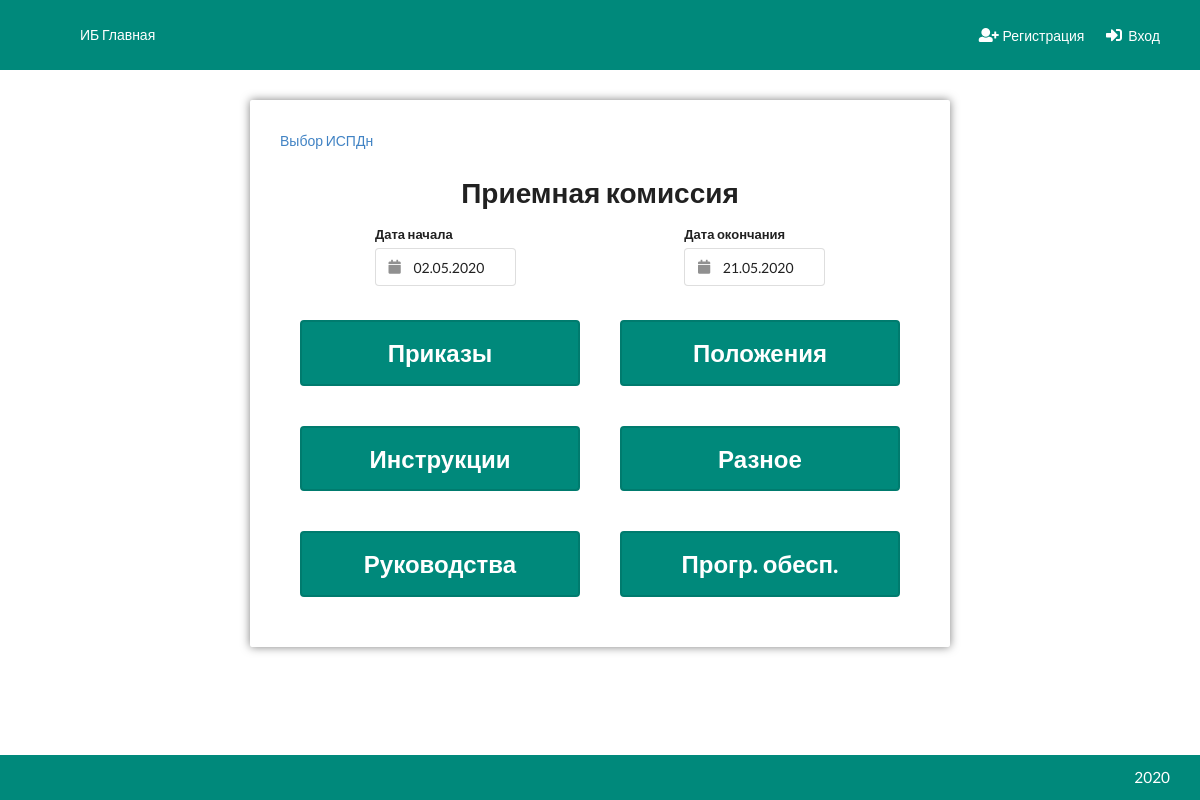
The app's page /ispdn/1/, older data.
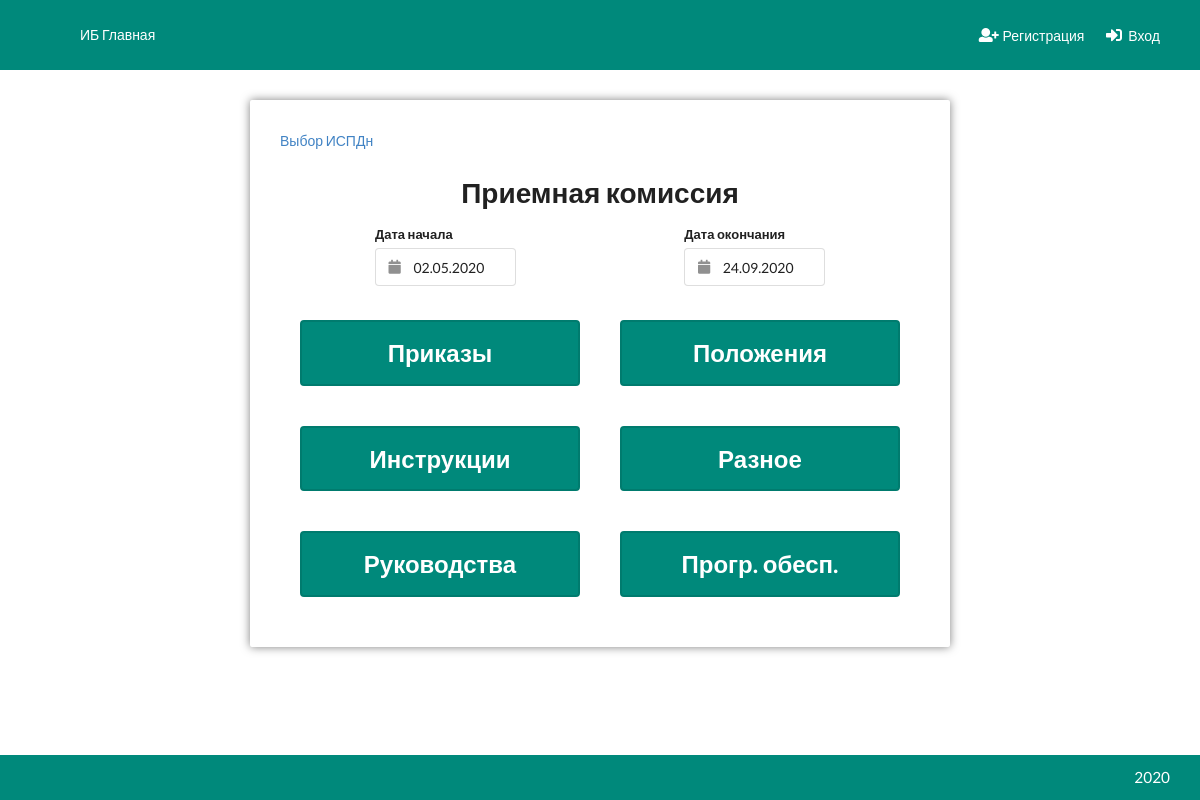
The same page, newer data.
### Ispdn/models.py (models this page shows, shortened)
class Ispdn(models.Model):
    objects = MyManager()
    nomer = models.CharField(max_length=32, verbose_name='Номер')
    name = models.CharField(max_length=256, verbose_name='Название')
    start_date = models.DateField(null=True, blank=True)
    end_date = models.DateField(null=True, blank=True)
    prikaz = models.ManyToManyField('Prikaz', related_name='ispdns', blank=True)
    instruct = models.ManyToManyField('Instruct', related_name='ispdns', blank=True)
    rukovodstvo = models.ManyToManyField('Rukovodstvo', related_name='ispdns', blank=True)
    polozhenie = models.ManyToManyField('Polozhenie', related_name='ispdns', blank=True)
    po = models.ManyToManyField('ProgOb', related_name='ispdns', blank=True)
    raznoe = models.ManyToManyField('Raznoe', related_name='ispdns', blank=True)
    class Meta:
        verbose_name = 'ИСПДн'
        verbose_name_plural = 'ИСПДн'

### Ispdn/views.py (the view)
# urls.py: path('ispdn/', include(('Ispdn.urls', 'Ispdn'), namespace='ispdn')),
def ispdn(request, ispdn_id):
    ispdn = Ispdn.objects.get_or_404(id=ispdn_id)
    if request.is_ajax() and request.method == 'POST':
        form = IspdnDateForm(request.POST, instance=ispdn)
        if form.is_valid():
            form.save()
            return JsonResponse({'status': 'OK'})
    return render(request, 'Ispdn/Ispdn.html', {'ispdn': ispdn})

### Accounts/templatetags/modified.py (called while the page is built)
def get_value_from_context(context, dots_var, nullable=False):
    c_key = dots_var.split('.')[0]
    try:
        var = context[c_key]
    except KeyError:
        if nullable:
            return None
        raise KeyError('Template context does not exist key: {}'.format(c_key))
    splitted_var = dots_var.split('.')
    if len(splitted_var) > 0:
        attr = '.'.join(splitted_var[1:])
        try:
            value = getattr(var, attr)
        except Exception:
            if nullable:
                return None
            raise AttributeError('Variable {} does not contain attribute {}'.format(splitted_var[0], attr))
    else:
        value = var
    if callable(value):
        value = value()
    return value

### utils/model_manager.py (called while the page is built)
    def get_or_none(self, **kwargs):
        try:
            return self.get(**kwargs)
        except ObjectDoesNotExist:
            return None

    def get_or_404(self, **kwargs):
        obj = self.get_or_none(**kwargs)
        if obj:
            return obj
        raise Http404

### utils/shortcuts.py (called while the page is built)
def build_url(*args, **kwargs):
    get = kwargs.pop('get', None)
    url = reverse(*args, kwargs=kwargs)
    if get:
        url += '?' + urllib.parse.urlencode(get)
    return url

### templates/Ispdn/Ispdn.html (shortened to what this page needs)
{% extends 'base.html' %}
{% load modified %}
{% load static %}
{% block content %}
    <div class="ui container">
        <div class="child-center">
            <div class="ispdn cblock">
                <div class="content">
                    <div class="ui breadcrumb">
                        <a href="{% url 'ispdn:select' %}" class="section">Выбор ИСПДн</a>
                    </div>
                    <h1 class="ui center aligned header">{{ ispdn.name }}</h1>
                    <div class="child-center">
                        <form class="ui form">
                            <div class="three fields">
                                <div class="field">
                                    <label>Дата начала</label>
                                    <div class="ui calendar">
                                        <div class="ui input left icon">
                                            <input type="text" name="start_date" placeholder="Дата" autocomplete="off"
                                                   value="{{ ispdn.start_date|default_if_none:'' }}" readonly>
                                        </div>
                                    </div>
                                </div>
                                <div class="field">
                                </div>
                                <div class="field">
                                    <label>Дата окончания</label>
                                    <div class="ui calendar">
                                        <div class="ui input left icon">
                                            <input type="text" name="end_date" placeholder="Дата" autocomplete="off"
                                                   value="{{ ispdn.end_date|default_if_none:'' }}" readonly>
                                        </div>
                                    </div>
                                </div>
                            </div>
                        </form>
                    </div>
                    <div class="child-center">
                        <a href="{% iurl 'ispdn:prikazi' ispdn_id='ispdn.id' %}" class="ui button primary massive">Приказы</a>
                        <a href="{% iurl 'ispdn:polozhenia' ispdn_id='ispdn.id' %}" class="ui button primary massive">Положения</a>
                    </div>
                    <div class="child-center">
                        <a href="{% iurl 'ispdn:instructs' ispdn_id='ispdn.id' %}" class="ui button primary massive">Инструкции</a>
                        <a href="{% iurl 'ispdn:raznoe' ispdn_id='ispdn.id' %}"
                           class="ui button primary massive">Разное</a>
                    </div>
                    <div class="child-center">
                        <a href="{% iurl 'ispdn:rukovodstva' ispdn_id='ispdn.id' %}" class="ui button primary massive">Руководства</a>
                        <a href="{% iurl 'ispdn:progob' ispdn_id='ispdn.id' %}" class="ui button primary massive">Прогр.
                            обесп.</a>
                    </div>
                </div>
            </div>
        </div>
    </div>
{% endblock %}

Row changes from the older to the newer data that the page shows:
changed Ispdn "Приемная комиссия": end_date "21.05.2020" → "24.09.2020"
